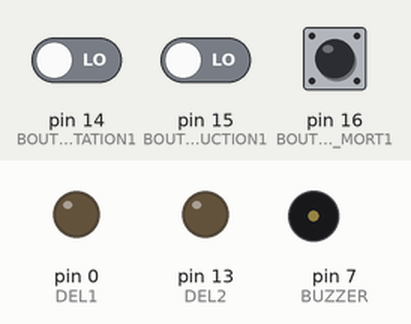
A sketch run on a simulated Arduino Uno, built with avr-gcc and run on an emulated ATmega328P. On the bench: output pins drawn as LEDs (lit = HIGH), buzzer (waves = sounding, pin HIGH). The inputs (shaded band) are chosen by the test bench; at power-on: pin 16 (BOUTON_TEMPS_MORT1) LOW, pin 14 (BOUTON_AUGMENTATION1) LOW, pin 15 (BOUTON_REDUCTION1) LOW.

Above: at 1.2 s.
1.3 s: pin 16 (BOUTON_TEMPS_MORT1) driven HIGH
At 2.5 s:
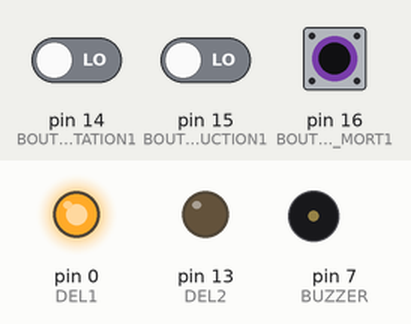
2.8 s: pin 16 (BOUTON_TEMPS_MORT1) pulsed LOW 2 times (0.12 s each, 0.3 s apart)
At 3.4 s:
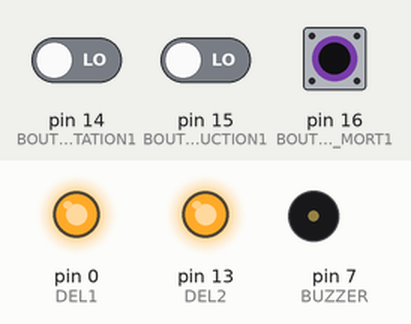
At 33.7 s:
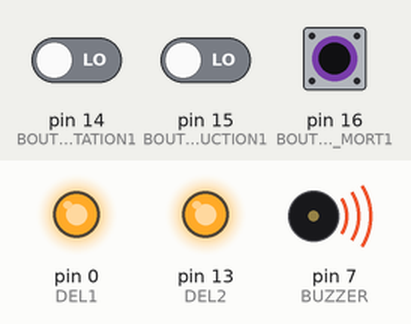
Timing chart, 0 to 34.7 s (numbered marks = the images above; inputs shaded):
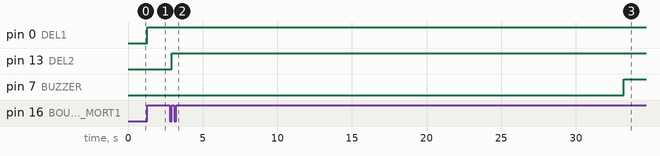

The sketch:

temps_morts.ino
```cpp
#include "PinChangeInterrupt.h"

#define DEL1 0
#define DEL2 13
#define BOUTON_AUGMENTATION1 14
#define BOUTON_REDUCTION1 15
#define BOUTON_TEMPS_MORT1 16
#define BOUTON_FIN 17
#define BUZZER 7

const unsigned long dureeAntiRebond = 1;

boolean bp1;
boolean bp2;
boolean bp3;
boolean tM_OK=0;
byte score;
unsigned long tempo;
int count=0;

void setup() {

pinMode(DEL1,OUTPUT);
pinMode(DEL2,OUTPUT);
pinMode(BOUTON_AUGMENTATION1,INPUT);
pinMode(BOUTON_REDUCTION1,INPUT);
pinMode(BOUTON_TEMPS_MORT1,INPUT);
pinMode(BOUTON_FIN,INPUT);
pinMode(BUZZER, OUTPUT);
//Serial.begin(9600);
attachPCINT(digitalPinToPCINT(BOUTON_TEMPS_MORT1), timeout, RISING);
digitalWrite(DEL1, LOW);
  digitalWrite(DEL2, LOW);
}

void timeout(void){
  static unsigned long dateDernierChangement = 0;
  unsigned long date = millis();
  if ((date - dateDernierChangement) > dureeAntiRebond) {
    count++;
    //Serial.println(count);
    if(count==1){
      digitalWrite(DEL1, HIGH);
    }
    if(count==2){
      digitalWrite(DEL2, HIGH);
      count=0;
    }
    tM_OK=1;
    tempo=millis();
    //Serial.println("tempo = "+String(tempo));
  }
}

void loop() {

  bp2 = digitalRead(BOUTON_AUGMENTATION1);
  bp3 = digitalRead(BOUTON_REDUCTION1);

  if(tM_OK && (millis()-tempo)>30000){
    digitalWrite(BUZZER, HIGH);
    delay(2000);
    digitalWrite(BUZZER, LOW);
    tM_OK=0;
  }


  static unsigned long dateDernierChangement = 0;
  unsigned long date = millis();
  if ((date - dateDernierChangement) > dureeAntiRebond) {
     if(bp2 == 1){
      score = score + 1;
      do{
        bp2 = digitalRead(BOUTON_AUGMENTATION1);
      }while(bp2);
     }
  }

  if ((date - dateDernierChangement) > dureeAntiRebond) {
     if(bp3 == 1){
      score = score - 1;
      do{
        bp3 = digitalRead(BOUTON_REDUCTION1);
      }while(bp3);
     }
  }
}
```

Measured:
- after the input at 1.3 s, pin 0 (DEL1): LOW → HIGH at once
- after the input at 2.8 s, pin 13 (DEL2): LOW → HIGH after 0.12 s
